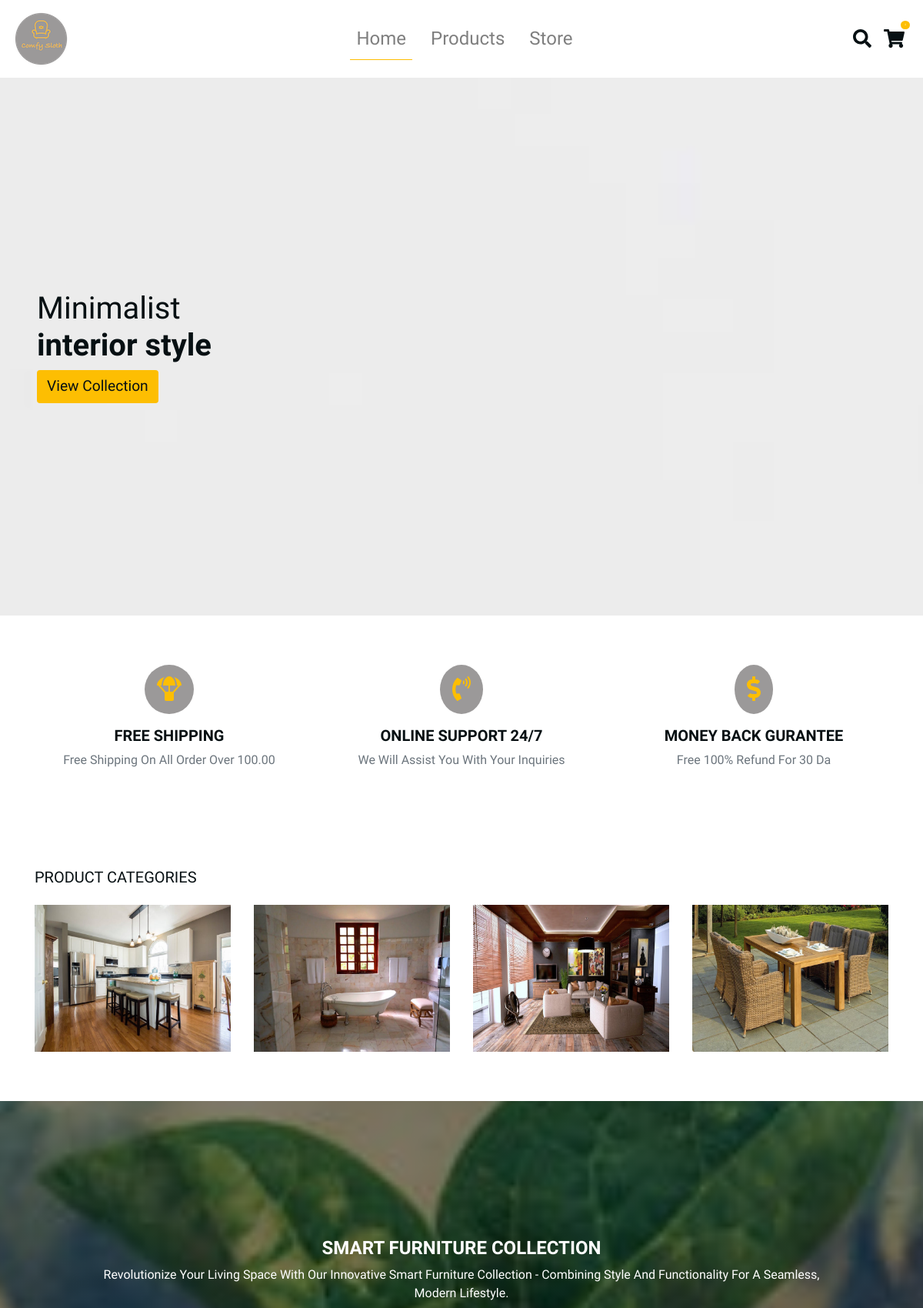
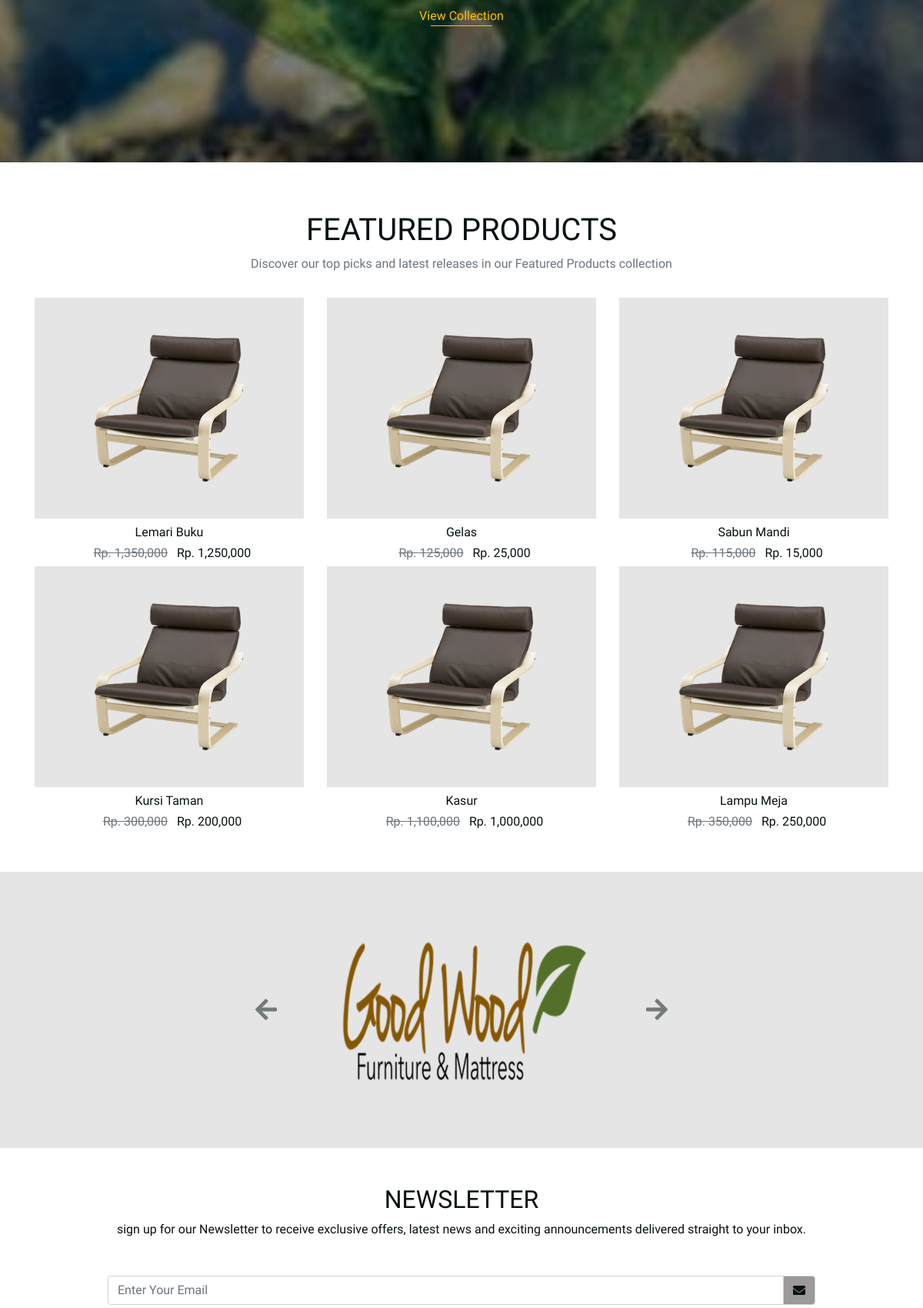
The page / (upper part) on the database its author committed (2 pictures, top to bottom).
### tables this page shows
CREATE TABLE `jenis_produk` (
  `id` int(11) NOT NULL,
  `nama` varchar(45) NOT NULL
);

CREATE TABLE `produk` (
  `id` int(11) NOT NULL,
  `kode` varchar(45) DEFAULT NULL,
  `nama` varchar(45) NOT NULL,
  `harga` double NOT NULL,
  `stok` int(11) NOT NULL,
  `jenis_produk` varchar(45) NOT NULL,
  `desk` varchar(200) NOT NULL
);

### index.php (the view, shortened to what this page needs)
<?php include 'layouts/header.php' ?>
<div class="banner d-flex align-items-center pl-3 pl-lg-5">
  <div>
    <h1 class="text-slanted text-capitalize mb-0">
      Minimalist
    </h1>
    <h1 class="text-lowercase font-weight-bold">
      interior style
    </h1>
    <a href="#" class="btn btn-yellow"> view collection </a>
  </div>
</div>
</header>
<section id="services" class="services py-5 text-center">
  <div class="container">
    <div class="row">
      <div class="col-10 mx-auto col-md-6 col-lg-4 my-3">
        <span class="service-icon">
          <i class="fas fa-parachute-box"></i>
        </span>
        <h5 class="text-uppercase font-weight-bold">
          free shipping
        </h5>
        <p class="text-muted text-capitalize">
          free shipping on all order over 100.00
        </p>
      </div>
      <div class="col-10 mx-auto col-md-6 col-lg-4 my-3">
        <span class="service-icon">
          <i class="fas fa-phone-volume"></i>
        </span>
        <h5 class="text-uppercase font-weight-bold">
          ONLINE SUPPORT 24/7
        </h5>
        <p class="text-muted text-capitalize">
          We Will Assist You With Your Inquiries
        </p>
      </div>
      <div class="col-10 mx-auto col-md-6 col-lg-4 my-3">
        <span class="service-icon">
          <i class="fas fa-dollar-sign"></i>
        </span>
        <h5 class="text-uppercase font-weight-bold">
          MONEY BACK GURANTEE
        </h5>
        <p class="text-muted text-capitalize">
          Free 100% Refund For 30 Da
        </p>
      </div>
    </div>
  </div>
</section>
<section id="home-categories" class="home-categories py-5">
  <div class="container">
    <div class="row">
      <div class="col-12 mx-auto col-md-12 col-lg-12 align-self-center">
        <h5 class="text-uppercase">
          product categories
        </h5>
        <div class="row">
          <?php
          $sql = "SELECT * FROM jenis_produk LIMIT 4";
          $stmt = $dbh->prepare($sql);
          $stmt->execute();
          $data = $stmt->fetchAll();
          foreach ($data as $row) {
          ?>
            <div class="col-md-6 col-lg-3 my-3">
              <div class="category-container">
                <img src="img/cagetogoryImg/<?= strtolower(str_replace(" ", "", $row['nama'])); ?>-category.jpeg" class="img-fluid category-img" alt="">
              </div>
            </div>
          <?php } ?>
        </div>
      </div>
    </div>
  </div>
</section>
<section id="home-filler">
  <div class="container-fluid">
    <div class="row home-filler align-items-center">
      <div class="col-10 mx-auto text-center text-white">
        <h4 class="text-uppercase font-weight-bold">
          smart furniture collection
        </h4>
        <p class="text-capitalize">
          Revolutionize your living space with our innovative Smart Furniture Collection - combining style and functionality for a seamless, modern lifestyle.
        </p>
        <a href="products.php" class="text-capitalize collection-link text-yellow">
          view collection
        </a>
        <div class="collection-underline"></div>
      </div>
    </div>
  </div>
</section>
<?php include 'layouts/footer.php' ?>

### layouts/footer.php (shortened to what this page needs)
<section id="featured" class="featured py-5">
    <div class="container">
        <div class="row my-3">
            <div class="col-10 mx-auto text-center">
                <h1 class="text-uppercase">
                    featured products
                </h1>
                <p class="text-muted">
                    Discover our top picks and latest releases in our Featured Products collection
                </p>
            </div>
        </div>
        <div class="row">
            <?php
            $sql = "SELECT * FROM produk ORDER BY rand() LIMIT 6";
            $stmt = $dbh->prepare($sql);
            $stmt->execute();
            $data = $stmt->fetchAll();
            foreach ($data as $row) {
            ?>
                <div class="col-10 mx-auto col-md-6 col-lg-4">
                    <div class="featured-container p-5">
                        <img src="img/img-products/product-1.png" alt="" class="img-fluid">
                    </div>
                    <h6 class="text-capitalize text-center my-2">
                        <?= $row['nama'] ?>
                    </h6>
                    <h6 class="text-center">
                        <span class="text-muted old-price mx-2">Rp. <?= number_format($row['harga'] + 100000) ?></span>
                        <span>Rp. <?= number_format($row['harga']) ?></span>
                    </h6>
                </div>
            <?php } ?>
        </div>
    </div>
</section>
<section class="partners py-5">
    <div class="container">
        <div class="row">
            <div class="col-6 col-md-6 col-lg-4 mx-auto">
                <div id="partnerCarousel" class="carousel slide " data-ride="carousel">
                    <div class="carousel-inner">
                        <div class="carousel-item active">
                            <img src="img/company-logos/company-logo-1.png" class="d-block w-100" alt="partner company" />
                        </div>
                    </div>
                    <a href="#partnerCarousel" class="carousel-control-prev" role="button" data-slide="prev">
                        <i class="fas fa-arrow-left"></i>
                    </a>
                    <a href="#partnerCarousel" class="carousel-control-next" role="button" data-slide="next">
                        <i class="fas fa-arrow-right"></i>
                    </a>
                </div>
            </div>
        </div>
    </div>
</section>
<section id="newsletter" class="newsletter py-5">
    <div class="container">
        <div class="row">
            <div class="col-10 mx-auto text-center">
                <h2 class="text-uppercase">
                    newsletter
                </h2>
                <p>
                    sign up for our Newsletter to receive exclusive offers, latest news and exciting announcements delivered straight to your inbox.
                </p>
                <form action="">
                    <div class="input-group mt-5 mb-4">
                        <input type="text" class="text-capitalize form-control" placeholder="enter your email">
                        <div class="input-group-append">
                            <div class="input-group-text form-icon">
                                <i class="fas fa-envelope"></i>
                            </div>
                        </div>
                    </div>
                </form>
            </div>
        </div>
    </div>
</section>
</body>
</html>

### css/style.css (style rules this page uses)
:root { --mainYellow: #fdbe02; --mainWhite: #fff; --mainBlack: #071013; --mainGrey: #9b9999; --TransGrey: rgba(0, 0, 0, 0.1); }
body { color: var(--mainBlack); background: var(--mainWhite); font-family: "Mali", cursive; }
.text-slanted { font-family: "Calligraffitti", cursive; }
.btn-yellow { font-size: 1.2rem; color: var(--mainBlack); background: var(--mainYellow); text-transform: capitalize; }
.text-yellow { color: var(--mainYellow); }
.banner { min-height: calc(100vh - 101px); background: url(../img/pageBcg/bannerBcg.jpeg); background-position: center center; background-size: cover; background-repeat: no-repeat; background-attachment: fixed; }
.service-icon { font-size: 2rem; background: var(--mainGrey); color: var(--mainYellow); margin-bottom: 1rem; display: inline-block; padding: 0.5rem 1rem; border-radius: 50%; }
.category-container { position: relative; }
.category-img { transition: all 1s linear; }
.home-filler { background: linear-gradient(rgba(0,0,0,0.5), rgba(0,0,0,0.5)), url(../img/home-filler.jpeg) center/cover fixed no-repeat; min-height: 60vh; }
.collection-link { text-decoration: none; }
.collection-underline { background: var(--mainYellow); height: 0.1rem; width: 5rem; margin: 0 auto; }
.featured-container { background: var(--TransGrey); position: relative; overflow: hidden; }
.old-price { text-decoration: line-through; }
.partners { background: var(--TransGrey); }
.carousel-control-prev { font-size: 2rem; transform: translateX(-200%); color: var(--mainBlack); }
.carousel-control-next { font-size: 2rem; transform: translateX(200%); color: var(--mainBlack); }
.form-icon { color: var(--mainBlack); background: var(--mainGrey); }

### rows shown on the page
jenis_produk: shows a picture
jenis_produk: shows a picture
jenis_produk: shows a picture
jenis_produk: shows a picture
produk: nama "Lemari Buku", $row['harga'] + 100000 "1,350,000", harga "1,250,000"
produk: nama "Gelas", $row['harga'] + 100000 "125,000", harga "25,000"
produk: nama "Sabun Mandi", $row['harga'] + 100000 "115,000", harga "15,000"
produk: nama "Kursi Taman", $row['harga'] + 100000 "300,000", harga "200,000"
produk: nama "Kasur", $row['harga'] + 100000 "1,100,000", harga "1,000,000"
produk: nama "Lampu Meja", $row['harga'] + 100000 "350,000", harga "250,000"
